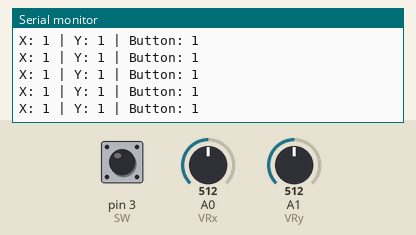
Simulated run of this sketch. Board: Arduino Uno, built with avr-gcc and run on an emulated ATmega328P. Parts: the last lines printed to the serial monitor. Inputs (shaded band) come from the test bench; at power-on: A0 (VRx) = 512, A1 (VRy) = 512, pin 3 (SW) HIGH.

Above: at 1.2 s.
1.3 s: A0 (VRx) set to 716
At 1.42 s:
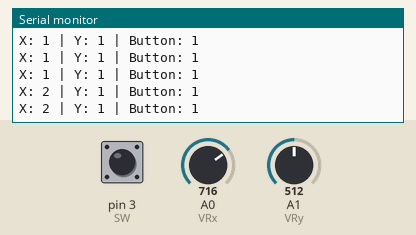
2.8 s: A1 (VRy) set to 306
At 2.83 s:
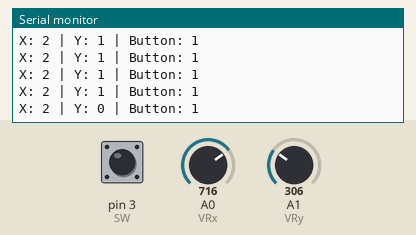
4.3 s: pin 3 (SW) pulled LOW for 0.15 s
At 4.34 s:
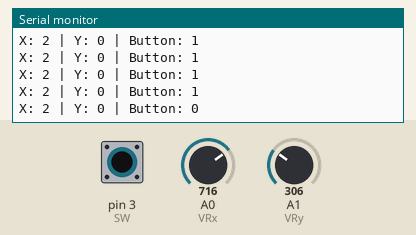
5.9 s: A0 (VRx) set to 511
At 5.95 s:
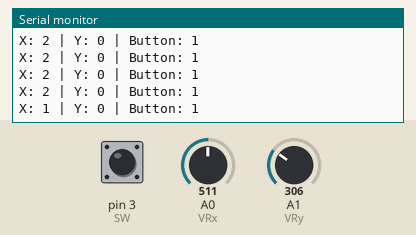
8.9 s: pin 3 (SW) pulled LOW for 1 s
At 8.97 s:
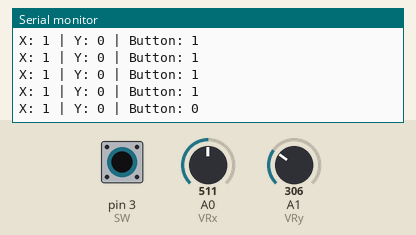
11.4 s: A1 (VRy) set to 1023
At 11.49 s:
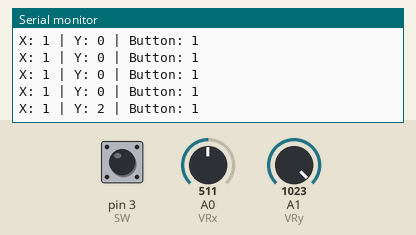
Timing chart, 0 to 13.9 s (numbered marks = the images above; inputs shaded):
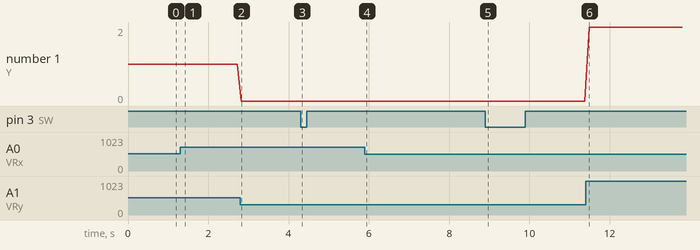

Measured:
- after the input at 1.3 s, the serial monitor: prints a new line at once (image 1)
- after the input at 2.8 s, the serial monitor: prints a new line at once (image 2)
- after the input at 4.3 s, the serial monitor: prints a new line at once (image 3)
- after the input at 5.9 s, the serial monitor: prints a new line at once (image 4)
- after the input at 8.9 s, the serial monitor: prints a new line after 0.07 s (image 5)
- after the input at 11.4 s, the serial monitor: prints a new line after 0.08 s (image 6)
- plotted number 1: 1 → 0 after the input at 2.8 s, 0 → 2 after the input at 11.4 s

The sketch:

Joystick1Display.ino
```cpp
/*
Show a joystick postition in a signle 7-segment display


Code for the joystick control taken from here:
https://create.arduino.cc/projecthub/MisterBotBreak/how-to-use-a-joystick-with-serial-monitor-1f04f0
*/


int VRx = A0;
int VRy = A1;
int SW = 3;

int xPosition = 0;
int yPosition = 0;
int SW_state = 0;
int mapX = 0;
int mapY = 0;

int displayLeftB = 13;
int displayBottom = 12;
int displayRightB = 11;
int displayPoint = 10;

int displayRightT = 8;
int displayTop = 7;
int displayLeftT = 6;
int displayCenter = 5;

// Save state (on/off) of point in display
bool isPointOn = false;
// Used to disrupt repeating changes of point status when button is pressed
bool buttonLock = false;

int allDisplayPins[] = {displayLeftB, displayBottom, displayRightB, displayRightT, displayTop, displayLeftT, displayCenter};


void clearDisplay() {
  for (int i=0; i<7; i++) {
    digitalWrite(allDisplayPins[i], LOW);
  }
}


void setup() {
  Serial.begin(9600);

  pinMode(VRx, INPUT);
  pinMode(VRy, INPUT);
  pinMode(SW, INPUT_PULLUP);
}


void loop() {
  xPosition = analogRead(VRx);
  yPosition = analogRead(VRy);
  SW_state = digitalRead(SW);
  mapX = map(xPosition, 0, 1023, 0, 3);
  mapY = map(yPosition, 0, 1023, 0, 2);

  // Debug information
  Serial.print("X: ");
  Serial.print(mapX);
  Serial.print(" | Y: ");
  Serial.print(mapY);
  Serial.print(" | Button: ");
  Serial.println(SW_state);


  clearDisplay();
  if (mapY == 0) {
    // Left bars in display
    if (mapX <= 1) {
      digitalWrite(displayLeftB, HIGH);
    } else {
      digitalWrite(displayLeftT, HIGH);
    }
  } else if (mapY == 1) {
    // Center bars in display
    if (mapX == 0) {
      digitalWrite(displayBottom, HIGH);
    } else if (mapX == 3) {
      digitalWrite(displayTop, HIGH);
    } else {
      digitalWrite(displayCenter, HIGH);
    }
  } else {
    // Top bars in display
    if (mapX <= 1) {
      digitalWrite(displayRightB, HIGH);
    } else {
      digitalWrite(displayRightT, HIGH);
    }
  }

  if (SW_state == 0 && !buttonLock) {
    buttonLock = true;
    isPointOn = !isPointOn;
    if (isPointOn) {
      digitalWrite(displayPoint, HIGH);
    } else {
      digitalWrite(displayPoint, LOW);
    }
  } else {
    buttonLock = false;
  }

  delay(100);

}
```
